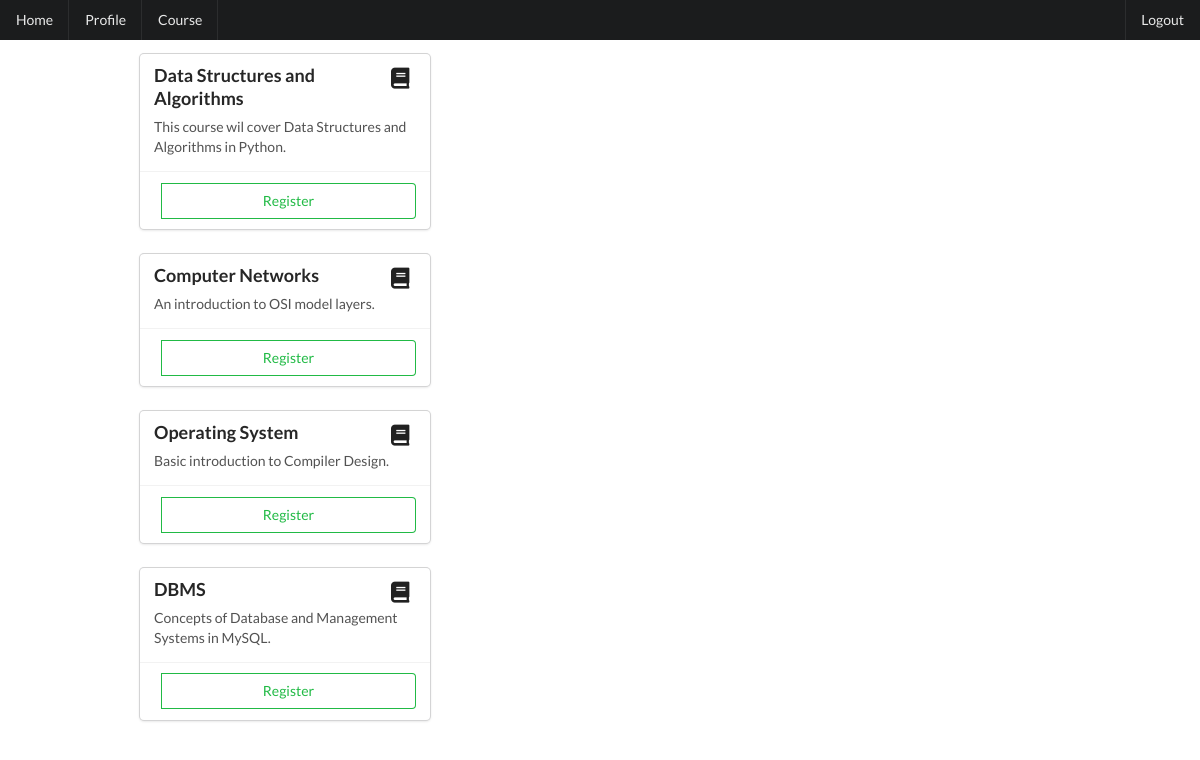
/courses/ (signed in), run on the app's committed database.
### tutorial/models.py (models this page shows, shortened)
class Course(models.Model):
    name = models.CharField(max_length=100)
    description = models.CharField(max_length=250, default="Description of the course.")

### tutorial/views.py (the view)
# urls.py: path('courses/', views.courses, name='site-courses'),
def courses(request):
    user = request.user
    courses = list(Course.objects.all())
    for obj in Register.objects.filter(user=user):
        course_obj = Course.objects.get(id=obj.course.id)
        if course_obj in courses:
            courses.remove(course_obj)
    return render(request, "tutorial/course.html", {'courses': courses})

### tutorial/templates/tutorial/course.html (shortened to what this page needs)
{% extends 'tutorial/base.html' %}
{% block content %}
    {% for course in courses %}
        <div class="ui cards">
            <div class="card">
                <div class="content">
                    <i class="right floated large ui book icon"></i>
                    <div class="header">
                        {{ course.name }}
                    </div>
                    <div class="description">
                        {{ course.description }}
                    </div>
                </div>
                <div class="extra content">
                        <form class="ui two buttons" method="POST" action='{% url "register-course" %}'>
                            <button class="ui basic green button" type="submit">Register</button>
                        </form>
                    </div>
            </div>
        </div>
    {% endfor %}
{% endblock %}

### data on the page
Course: name "Data Structures and Algorithms", description "This course wil cover Data Structures and Algorithms in Python."
Course: name "Computer Networks", description "An introduction to OSI model layers."
Course: name "Operating System", description "Basic introduction to Compiler Design."
Course: name "DBMS", description "Concepts of Database and Management Systems in MySQL."
